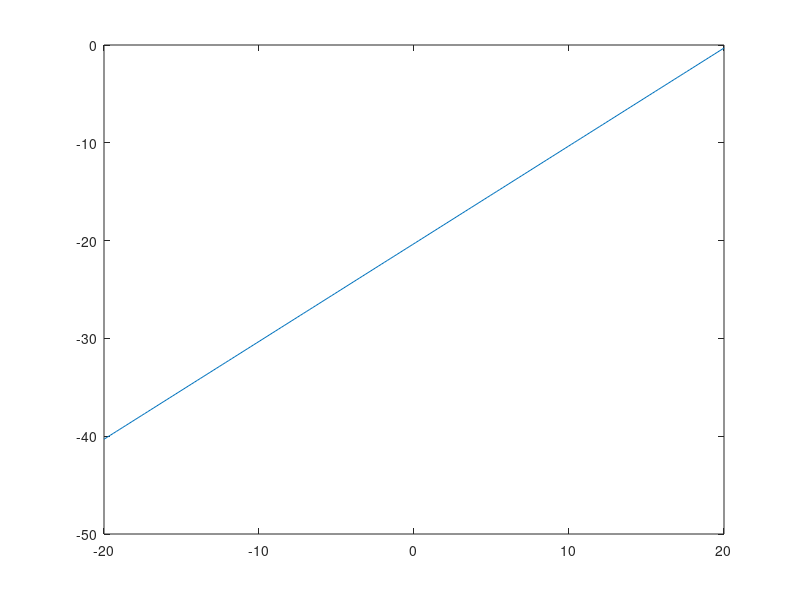

Recreate this plot in MATLAB.
%Task 2a, 2b
del = 0.525;
epsilon = 0.243;
f = @(lambda) lambda-del*exp(lambda/(1+epsilon*lambda));
x = linspace(-20,20,200);
y = f(x);

figure;
plot(x,y);
noofroots = 3;

%Task 2c
del = 0.525;
epsilon = 0.243;
f = @(lambda) lambda-del*exp(lambda./(1+epsilon*lambda));
f_prime = @(lambda) lambda-(del/(1+epsilon*lambda)^2)*exp(lambda./(1+epsilon*lambda));

tol = 10^(-4);
x0 = 1.8;
%looping with tol_it sentinel in Newton-Raphson method
xi = x0 - (f(x0)/f_prime(x0));
tol_it = abs((xi-x0)/xi);
while tol_it >= tol
    %exiting loop if diverges
    if (tol_it >= 100)
        disp("Diverging, root is not in the vicinity!")
        break;
    end
    %updating the contents in the previous iteration
    x0 = xi;
    root = xi;
    xi = x0 - (f(x0)/f_prime(x0));
    tol_it = abs((xi-x0)/xi);
end

roots(1) = root;
x0 = 4.6;

%c/p ing the same code for different x0 values
%looping with tol_it sentinel in Newton-Raphson method
xi = x0 - (f(x0)/f_prime(x0));
tol_it = abs((xi-x0)/xi);
while tol_it >= tol
    %exiting loop if diverges
    if (tol_it >= 100)
        disp("Diverging, root is not in the vicinity!")
        break;
    end
    %updating the contents in the previous iteration
    x0 = xi;
    root = xi;
    xi = x0 - (f(x0)/f_prime(x0));
    tol_it = abs((xi-x0)/xi);
end

roots(2) = root;
x0 = 10;

%c/p ing the same code for different x0 values
%looping with tol_it sentinel in Newton-Raphson method
xi = x0 - (f(x0)/f_prime(x0));
tol_it = abs((xi-x0)/xi);
while tol_it >= tol
    %exiting loop if diverges
    if (tol_it >= 100)
        disp("Diverging, root is not in the vicinity!")
        break;
    end
    %updating the contents in the previous iteration
    x0 = xi;
    root = xi;
    xi = x0 - (f(x0)/f_prime(x0));
    tol_it = abs((xi-x0)/xi);
end

roots(3) = root;

%Task 2d 
del = 0.525;
epsilon = 0.243;
f = @(lambda) lambda-del*exp(lambda./(1+epsilon*lambda));
x0 = 2.5;
x1 = 7.0;
x2 = (x0+x1)/2;
tol_it = abs(x2-x1/x2+x1);
tol = 10^(-4);
iteration = 1;
while iteration < 100
    if (f(x2) > 0)
        x0 = x2;
    else
        x1 = x2;
    end
    x2 = (x0+x1)/2;
    tol_it = abs(x2-x1/x2+x1);
    root = x2;
    iteration = iteration + 1;
end
